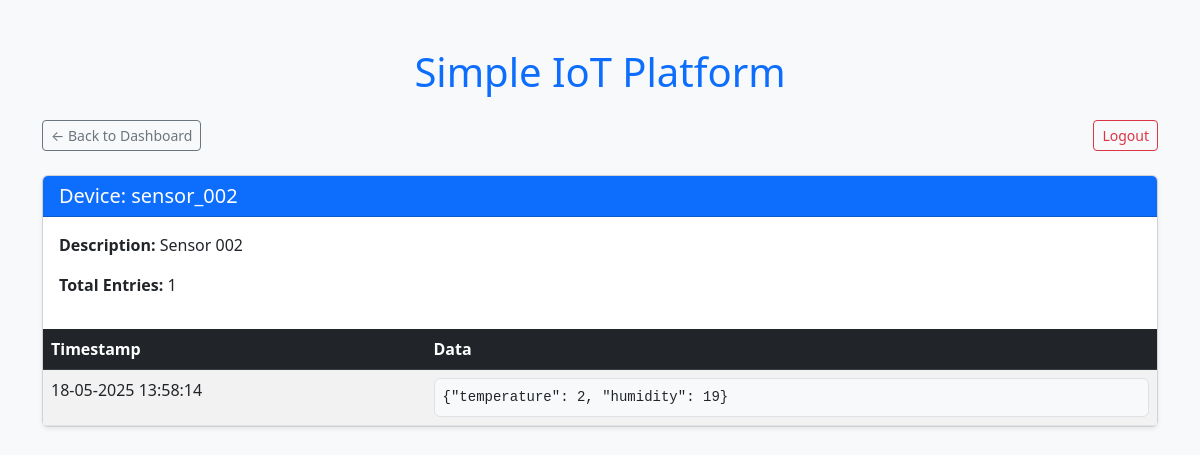
The page /device/sensor_002 (signed in) on the database its author committed.
### main.py (models this page shows)
class Device(db.Model):
    device_id = db.Column(db.String(50), unique=True, nullable=False, primary_key=True)
    description = db.Column(db.String(200), nullable=True)
    sensordatas = db.relationship('SensorData', back_populates="device")

class SensorData(db.Model):
    id = db.Column(db.Integer, primary_key=True)
    device_id = db.Column(db.ForeignKey('device.device_id'), nullable=False)
    data = db.Column(db.Text, nullable=False)
    timestamp = db.Column(db.DateTime, nullable=False, default=datetime.utcnow)
    device = db.relationship('Device', back_populates="sensordatas")

### main.py (the view)
@app.route('/device/<device_id>')
@login_required
def device(device_id):
    device = Device.query.filter_by(device_id=device_id).join(SensorData).order_by(SensorData.timestamp).first()
    print(device)
    return render_template('device.html', device=device, parse_time=parse_time)

### main.py (called while the page is built)
@login_manager.user_loader
def load_user(user_id):
    return User.query.get(int(user_id))

def parse_time(time):
    return time.strftime('%d-%m-%Y %H:%M:%S')

### templates/device.html (shortened to what this page needs)
<!DOCTYPE html>
<html lang="en">
<head>
    <link href="https://cdn.jsdelivr.net/npm/bootstrap@5.3.0/dist/css/bootstrap.min.css" rel="stylesheet">
</head>
<body class="bg-light">
    <div class="container py-5">
        <h1 class="mb-4 text-center text-primary">Simple IoT Platform</h1>
        <div class="d-flex justify-content-between mb-4">
            <a href="{{ url_for('test') }}" class="btn btn-sm btn-outline-secondary">← Back to Dashboard</a>
            <a href="{{ url_for('logout') }}" class="btn btn-sm btn-outline-danger">Logout</a>
        </div>
        <div class="card shadow-sm">
            <div class="card-header bg-primary text-white">
                <h5 class="mb-0">Device: {{ device.device_id }}</h5>
            </div>
            <div class="card-body">
                <p><strong>Description:</strong> {{ device.description or 'No description provided' }}</p>
                <p><strong>Total Entries:</strong> {{ device.sensordatas | length }}</p>
            </div>
            <div class="table-responsive">
                <table class="table table-striped table-hover mb-0">
                    <thead class="table-dark">
                        <tr>
                            <th scope="col">Timestamp</th>
                            <th scope="col">Data</th>
                        </tr>
                    </thead>
                    <tbody>
                    {% for sensordata in device.sensordatas %}
                        <tr>
                            <td>{{ parse_time(sensordata.timestamp) }}</td>
                            <td>
                                <pre class="m-0 bg-light border rounded p-2">{{ sensordata.data }}</pre>
                            </td>
                        </tr>
                    {% endfor %}
                    </tbody>
                </table>
            </div>
        </div>
    </div>
</body>
</html>

### rows shown on the page
Device: device_id "sensor_002", description "Sensor 002"
SensorData: timestamp "18-05-2025 13:58:14", data "{\"temperature\": 2, \"humidity\": 19}"

### other values the page prints
{{ device.sensordatas | length }} "1"
